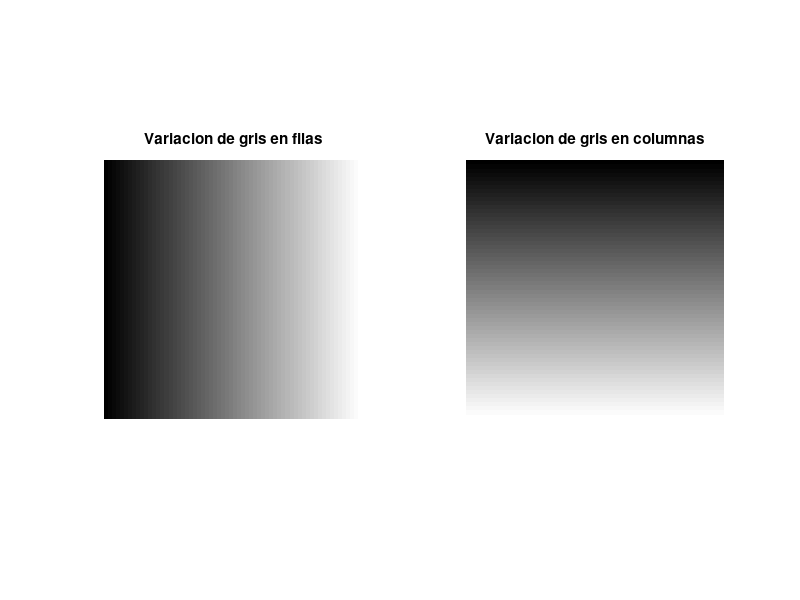

Reproduce this figure in MATLAB.
function mostrarImagenes()
% Imagen con variacion de gris en las filas
img_filas = repmat(0:255,256,1); % repite los valores de 0 a 255 en cada fila
img_filas = uint8(img_filas);

% Imagen con variacion de gris en las columnas
img_columnas = repmat((0:255)',1,256); % repite los valores de 0 a 255 en cada columna
img_columnas = uint8(img_columnas);

figure(1);
subplot(1,2,1);
imshow(img_filas);
title('Variacion de gris en filas');

subplot(1,2,2);
imshow(img_columnas);
title('Variacion de gris en columnas');

end